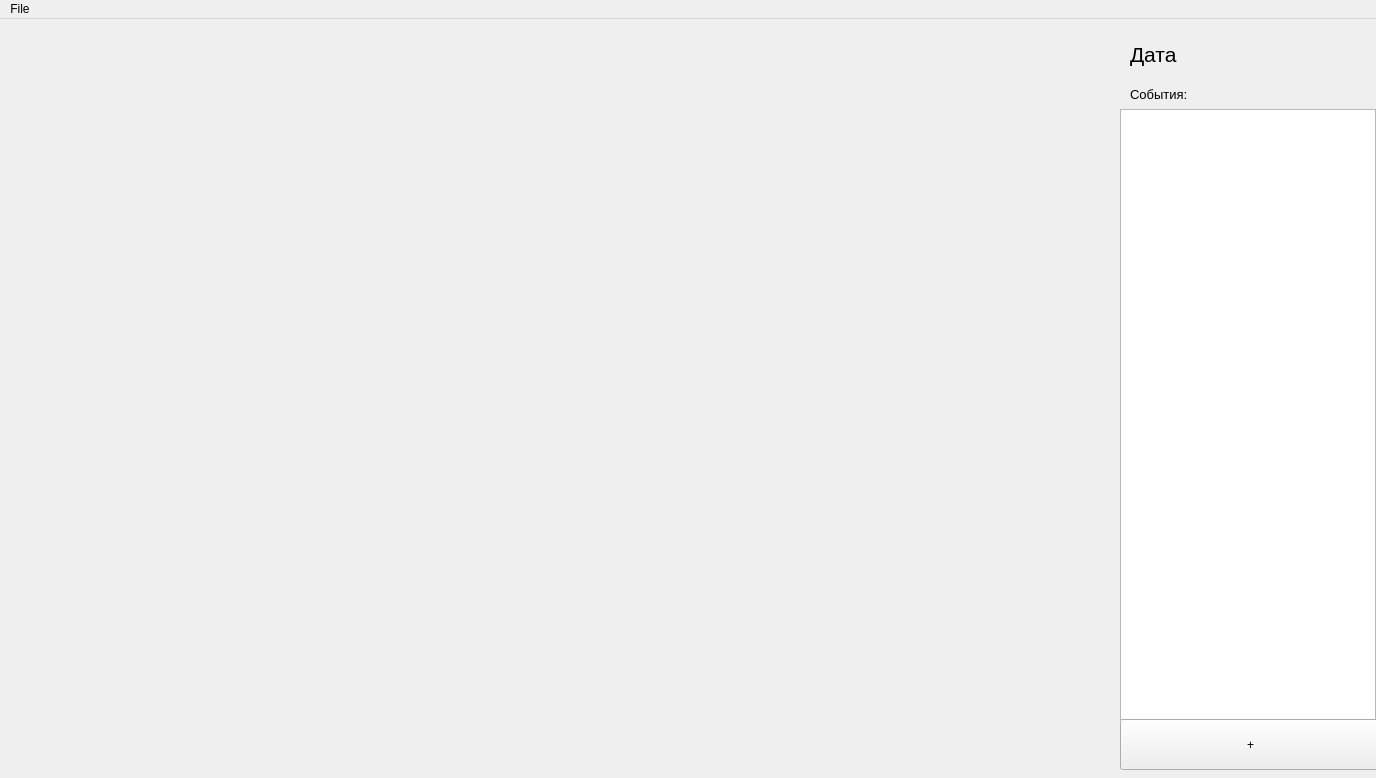
<?xml version="1.0" encoding="UTF-8"?>
<ui version="4.0">
 <class>MainWindow</class>
 <widget class="QMainWindow" name="MainWindow">
  <property name="geometry">
   <rect>
    <x>0</x>
    <y>0</y>
    <width>1376</width>
    <height>778</height>
   </rect>
  </property>
  <property name="windowTitle">
   <string>Reminder</string>
  </property>
  <widget class="QWidget" name="centralwidget">
   <widget class="QLabel" name="dateL">
    <property name="geometry">
     <rect>
      <x>1130</x>
      <y>10</y>
      <width>301</width>
      <height>51</height>
     </rect>
    </property>
    <property name="font">
     <font>
      <pointsize>16</pointsize>
     </font>
    </property>
    <property name="text">
     <string>Дата</string>
    </property>
   </widget>
   <widget class="QLabel" name="label">
    <property name="geometry">
     <rect>
      <x>1130</x>
      <y>50</y>
      <width>121</width>
      <height>51</height>
     </rect>
    </property>
    <property name="font">
     <font>
      <pointsize>10</pointsize>
     </font>
    </property>
    <property name="text">
     <string>События:</string>
    </property>
   </widget>
   <widget class="QTableWidget" name="tableWidget">
    <property name="geometry">
     <rect>
      <x>1120</x>
      <y>90</y>
      <width>256</width>
      <height>611</height>
     </rect>
    </property>
   </widget>
   <widget class="QPushButton" name="btnAdd">
    <property name="geometry">
     <rect>
      <x>1120</x>
      <y>700</y>
      <width>261</width>
      <height>51</height>
     </rect>
    </property>
    <property name="text">
     <string>+</string>
    </property>
   </widget>
  </widget>
  <widget class="QMenuBar" name="menuBar">
   <property name="geometry">
    <rect>
     <x>0</x>
     <y>0</y>
     <width>1376</width>
     <height>26</height>
    </rect>
   </property>
   <widget class="QMenu" name="menuFile">
    <property name="title">
     <string>File</string>
    </property>
    <addaction name="actionCreate"/>
    <addaction name="actionOpen"/>
    <addaction name="actionzxc"/>
    <addaction name="actionSave_as"/>
    <addaction name="actionExit"/>
   </widget>
   <addaction name="menuFile"/>
  </widget>
  <action name="actionzxc">
   <property name="text">
    <string>Save</string>
   </property>
  </action>
  <action name="actionOpen">
   <property name="text">
    <string>Open</string>
   </property>
  </action>
  <action name="actionExit">
   <property name="text">
    <string>Exit</string>
   </property>
  </action>
  <action name="actionCreate">
   <property name="text">
    <string>Create</string>
   </property>
  </action>
  <action name="actionSave_as">
   <property name="text">
    <string>Save as</string>
   </property>
  </action>
 </widget>
 <resources/>
 <connections/>
</ui>
